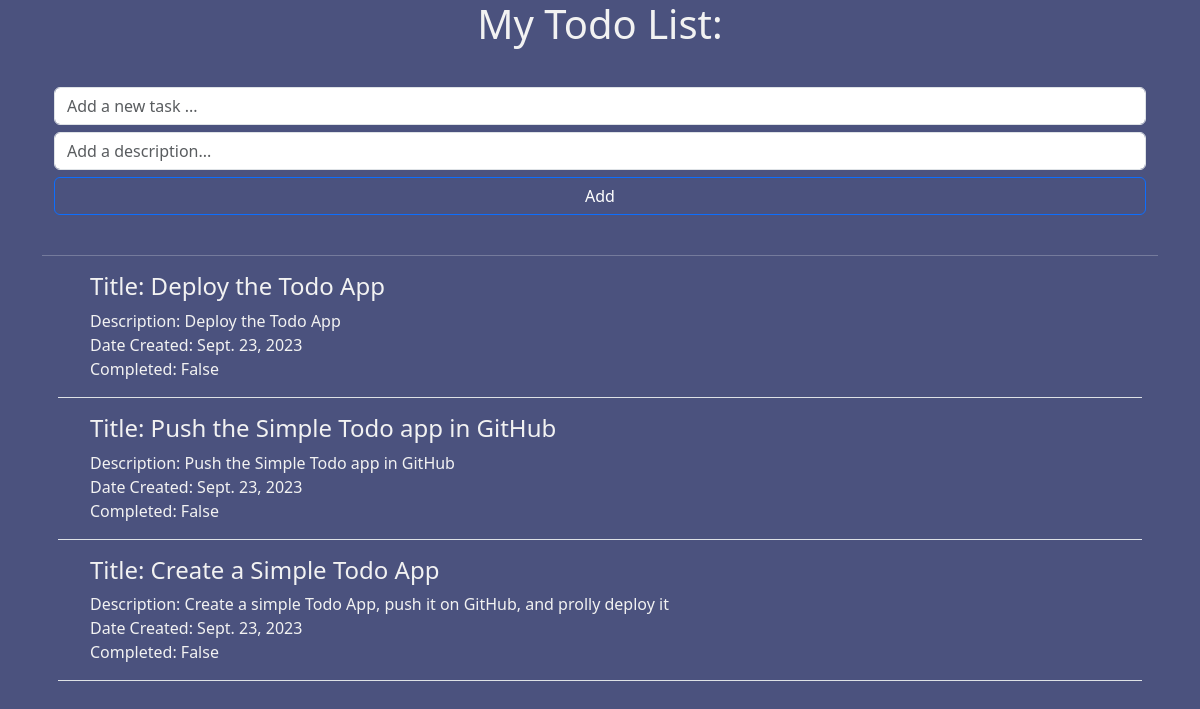
The app's page /, older data.
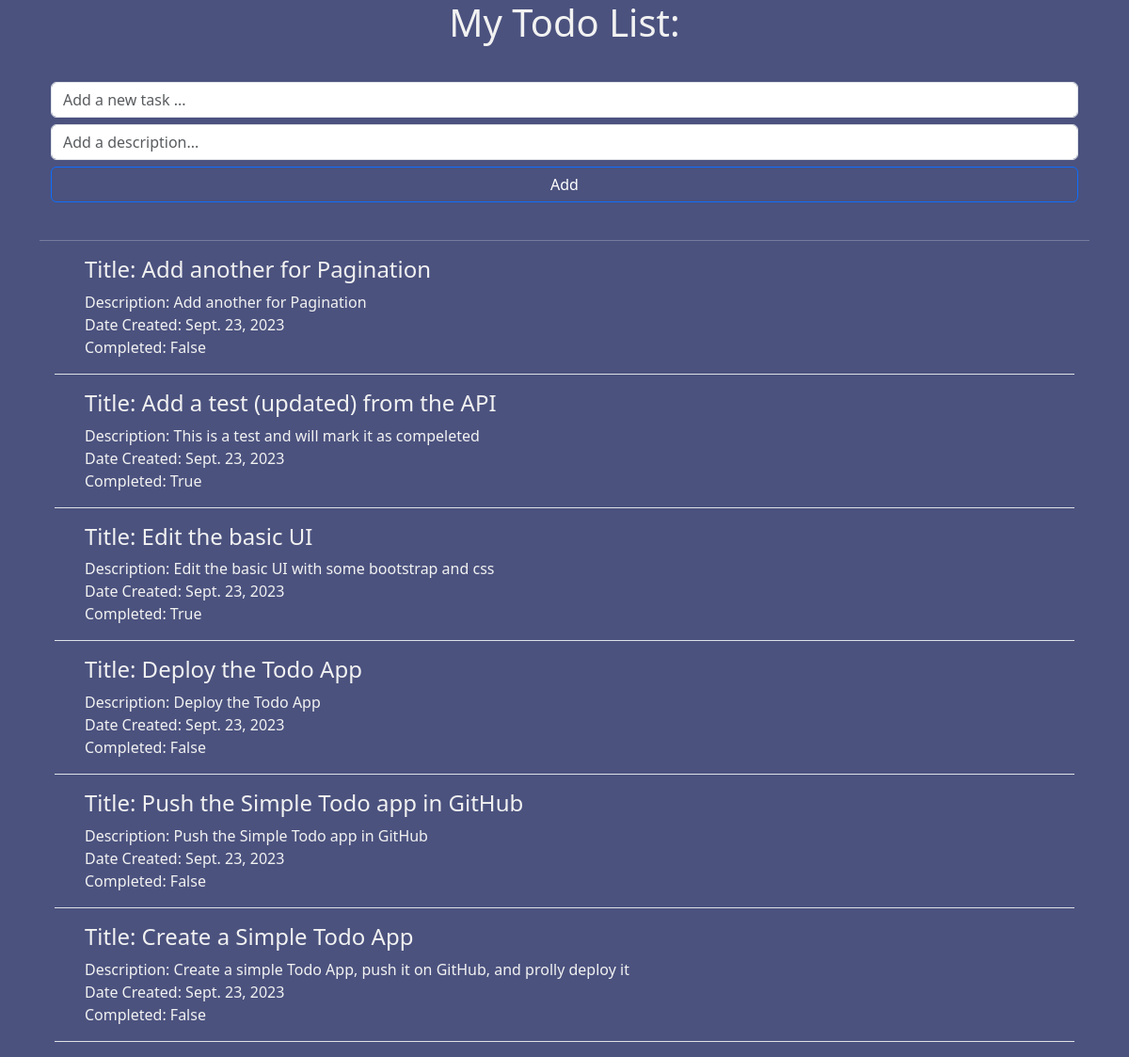
The same page, newer data.
### todo_api/models.py (models this page shows, shortened)
class Todo(models.Model):
    title = models.CharField(max_length=250)
    description = models.CharField(max_length=250)
    date_created = models.DateField(auto_now_add=True)
    updated_at = models.DateField(auto_now_add=True)
    isCompleted = models.BooleanField(default=False)

### todo_app1/views.py (the view)
# urls.py: path('', TodoItemsView, name='todo-app-index'),
def TodoItemsView(request):
    todo_list = Todo.objects.all().order_by('-id')
    context = {
        'todo_list': todo_list,
    }
    return render(request, 'todos/index.html', context)

### templates/todos/index.html (shortened to what this page needs)
{% extends 'todos/base.html' %}
{% block content %}
<div class="container text-center">
    <div class="row">
        <div class="col-lg-12">
            <div class="page-header">
                <h1>My Todo List:</h1>
            </div>
        </div>
    </div>
    <div class="row" id="div-add">
            <form method="POST" action="{% url 'todo_app:todo-add' %}">
                <div class="row-cols-1">
                    <input id="input-title" type="text" class="form-control" name="title" placeholder="Add a new task ..." required>
                </div>
                <div class="row-cols-1">
                    <input id="input-title" type="text" class="form-control" name="description" placeholder="Add a description...">
                </div>
                <div class="row-cols-1" id="add-button">
                    <button id="add-button" type="submit" class="btn btn-outline-primary" name="submit">Add</button>
                </div>
            </form>
    </div>
    <hr>
    <div>
        {% if todo_list %}
            {% for item in todo_list %}
            <div class='border-bottom m-3'>
                <ul class='todo_task_list'>
                    <li><h4>Title: {{ item.title }}</h4></li>
                    <div class='task_descriptions'>
                        <li>Description: {{ item.description }}</li>
                        <li>Date Created: {{ item.date_created }}</li>
                        <li>Completed: {{ item.isCompleted }}</li>
                    </div>
                </ul>
            </div>
            {% empty %}
                <p>Good news! You don't have any task for now, just relax a bit and breathe!</p>
            {% endfor %}
        {% endif %}
    </div>
</div>
{% endblock %}

### templates/todos/base.html (shortened to what this page needs)
{% load static %}
<!DOCTYPE html>
<html lang="en">
<head>
    <link href="https://cdn.jsdelivr.net/npm/bootstrap@5.3.2/dist/css/bootstrap.min.css" rel="stylesheet">
    <link href="{% static 'css/style.css' %}" rel="stylesheet" type="text/css">
</head>
<body>
    {% block content %}
    {% endblock %}
</body>
</html>

### static/css/style.css (style rules this page uses)
body { background-color: #4B527E; text-emphasis-color: white; color: #f2f2f2; }
.container { background-color: #4B527E; }
.todo_task_list { list-style: none; justify-content: center; text-align: left; }
#div-add { display: inline; }
#add-button { color: white; }
#input-title, #input-desc { margin-top: 7px; margin-bottom: 7px; }

Row changes from the older to the newer data that the page shows:
added Todo: title "Add another for Pagination", description "Add another for Pagination", date_created "Sept. 23, 2023", isCompleted "False"
added Todo: title "Add a test (updated) from the API", description "This is a test and will mark it as compeleted", date_created "Sept. 23, 2023", isCompleted "True"
added Todo: title "Edit the basic UI", description "Edit the basic UI with some bootstrap and css", date_created "Sept. 23, 2023", isCompleted "True"
